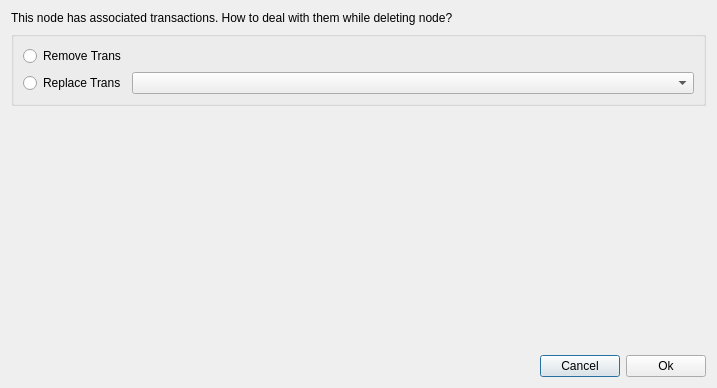
<?xml version="1.0" encoding="UTF-8"?>
<ui version="4.0">
 <class>RemoveNode</class>
 <widget class="QDialog" name="RemoveNode">
  <property name="geometry">
   <rect>
    <x>0</x>
    <y>0</y>
    <width>717</width>
    <height>388</height>
   </rect>
  </property>
  <property name="sizePolicy">
   <sizepolicy hsizetype="Preferred" vsizetype="Preferred">
    <horstretch>0</horstretch>
    <verstretch>0</verstretch>
   </sizepolicy>
  </property>
  <property name="windowTitle">
   <string>Remove Note</string>
  </property>
  <layout class="QGridLayout" name="gridLayout_2">
   <item row="0" column="0" colspan="3">
    <widget class="QLabel" name="label">
     <property name="text">
      <string>This node has associated transactions. How to deal with them while deleting node?</string>
     </property>
    </widget>
   </item>
   <item row="2" column="0" colspan="3">
    <spacer name="verticalSpacer">
     <property name="orientation">
      <enum>Qt::Vertical</enum>
     </property>
     <property name="sizeHint" stdset="0">
      <size>
       <width>20</width>
       <height>196</height>
      </size>
     </property>
    </spacer>
   </item>
   <item row="3" column="0">
    <spacer name="horizontalSpacer">
     <property name="orientation">
      <enum>Qt::Horizontal</enum>
     </property>
     <property name="sizeHint" stdset="0">
      <size>
       <width>182</width>
       <height>20</height>
      </size>
     </property>
    </spacer>
   </item>
   <item row="3" column="1">
    <widget class="QPushButton" name="pBtnCancel">
     <property name="text">
      <string>Cancel</string>
     </property>
    </widget>
   </item>
   <item row="3" column="2">
    <widget class="QPushButton" name="pBtnOk">
     <property name="text">
      <string>Ok</string>
     </property>
    </widget>
   </item>
   <item row="1" column="0" colspan="3">
    <widget class="QGroupBox" name="groupBox">
     <property name="title">
      <string/>
     </property>
     <layout class="QGridLayout" name="gridLayout">
      <item row="0" column="0">
       <widget class="QRadioButton" name="rBtnRemoveTrans">
        <property name="sizePolicy">
         <sizepolicy hsizetype="Fixed" vsizetype="Fixed">
          <horstretch>0</horstretch>
          <verstretch>0</verstretch>
         </sizepolicy>
        </property>
        <property name="text">
         <string>Remove Trans</string>
        </property>
       </widget>
      </item>
      <item row="1" column="0">
       <widget class="QRadioButton" name="rBtnReplaceTrans">
        <property name="sizePolicy">
         <sizepolicy hsizetype="Fixed" vsizetype="Fixed">
          <horstretch>0</horstretch>
          <verstretch>0</verstretch>
         </sizepolicy>
        </property>
        <property name="text">
         <string>Replace Trans</string>
        </property>
       </widget>
      </item>
      <item row="1" column="1">
       <widget class="QComboBox" name="comboBox"/>
      </item>
     </layout>
    </widget>
   </item>
  </layout>
 </widget>
 <tabstops>
  <tabstop>rBtnReplaceTrans</tabstop>
  <tabstop>comboBox</tabstop>
  <tabstop>rBtnRemoveTrans</tabstop>
  <tabstop>pBtnOk</tabstop>
  <tabstop>pBtnCancel</tabstop>
 </tabstops>
 <resources/>
 <connections/>
</ui>
